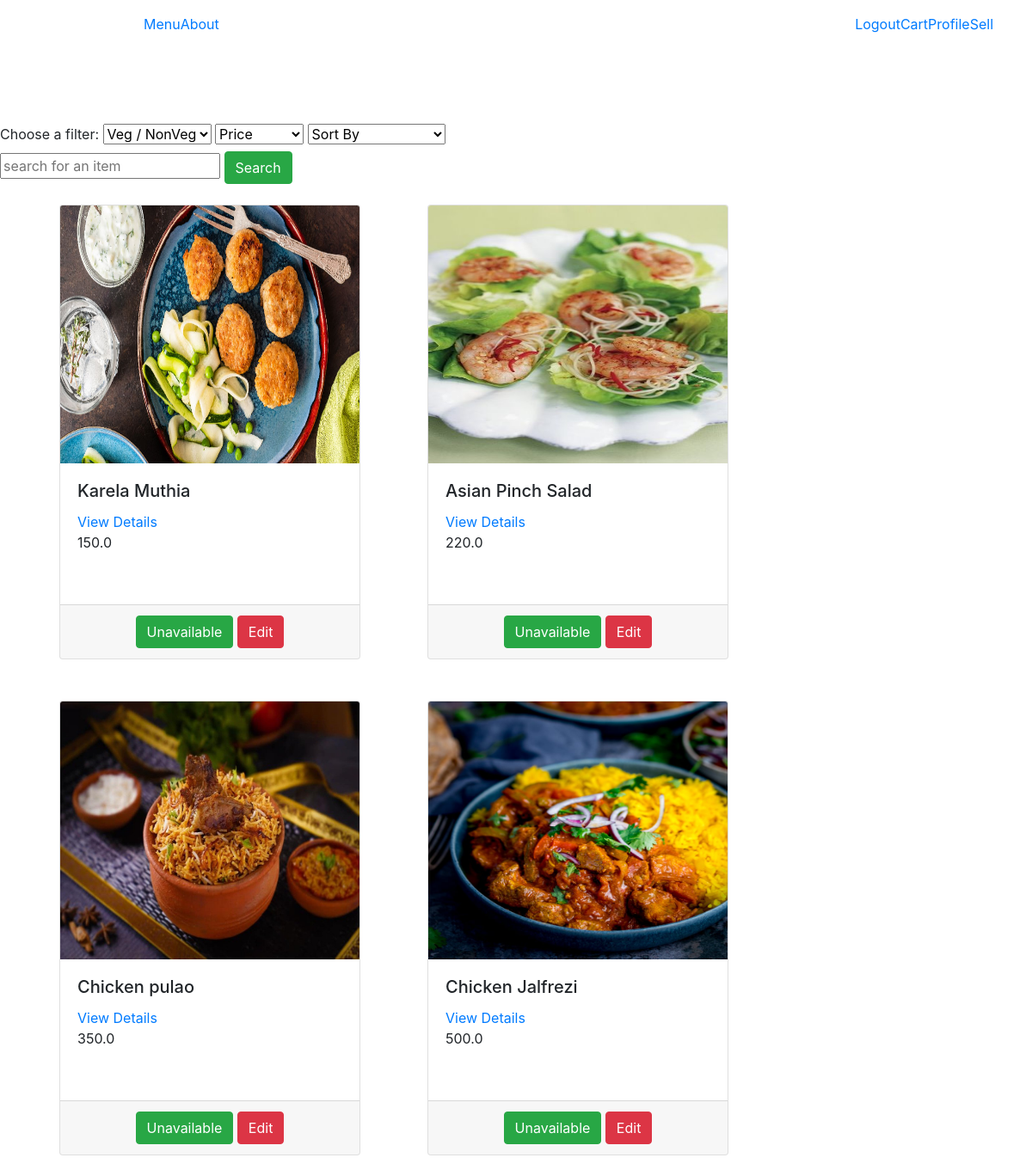
The page /chef-item-list/ (signed in) on the database as committed earlier.
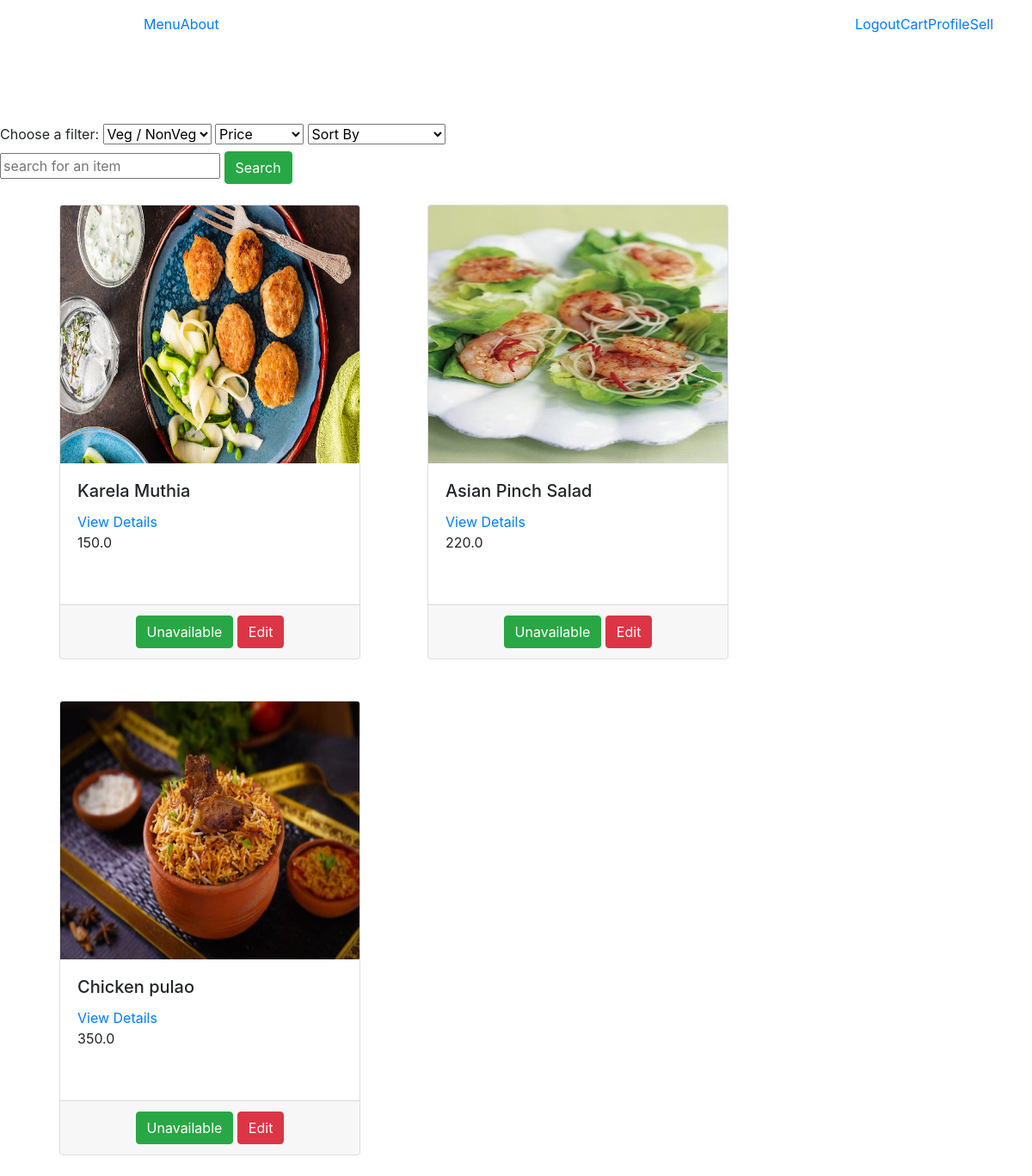
The same page on the database as committed later.
### core/models.py (models this page shows, shortened)
class Item(models.Model):
    chef = models.ForeignKey(settings.AUTH_USER_MODEL,on_delete=models.CASCADE, null=True)
    title = models.CharField(max_length=100)
    is_veg = models.BooleanField(default=True)
    available = models.BooleanField(default=True)
    price = models.FloatField()
    discount_price = models.FloatField(blank=True, null=True)
    calories = models.FloatField(default=0)
    slug = models.SlugField(unique=True)
    description = models.TextField()
    image = models.ImageField(upload_to='item_pics')
    def get_absolute_url(self):
        return reverse("core:product", kwargs={
            'slug': self.slug
        })

### core/views.py (the view, shortened to what this page needs)
# urls.py: path('chef-item-list/', chefItemList , name='chef-item-list'),
def chefItemList(request):
	return render(request, 'core/chef_item_list.html', context={'items' : Item.objects.filter(chef = request.user).all()})

### core/templates/core/chef_item_list.html (shortened to what this page needs)
{% load static %}
<!DOCTYPE html>
<html lang="en">
<head>
  <link rel="stylesheet" href="https://stackpath.bootstrapcdn.com/bootstrap/4.3.1/css/bootstrap.min.css">
</head>
<body>
  <header class="site-header">
    <nav class="navbar navbar-expand-md navbar-dark bg-steel fixed-top">
    <div class="container">
      <div class="collapse navbar-collapse" id="navbarToggle">
        <div class="navbar-nav mr-auto">
          <a class="nav-item nav-link" href="{% url 'core:menu' %}">Home  </a>
          <a class="nav-item nav-link" href="#">About </a>
        </div>
      <div class="collapse navbar-collapse" id="navbarToggle">
        <div class="navbar-nav mr-auto">
          <a href="{% url 'core:menu' %} ">Menu</a>
          <a  href="{% url 'about' %}">About</a>
        </div>
        <div class="navbar-nav">
          {% if user.is_authenticated %}
                <a  href=" {% url 'users:logout' %} ">Logout   </a>
                <a  href=" {% url 'core:order-summary' %} ">Cart  </a>
                <a  href="{% url 'users:profile' %} ">Profile  </a>
                <a href="{% url 'core:product-create' %}"> Sell</a>
          {% else %}
                <a href=" {% url 'users:login' %} ">Login</a>
                <a href=" filter/{% url 'users:signup' %} ">Register</a>
          {% endif %}
        </div>
      </div>
    </div>
    </nav>
    </header>
    <br> <br> <br> <br> <br> <br>
    <form method="POST" enctype="multipart/form-data">
      <label for="filters">Choose a filter:</label>
      <select id="filter1" name="filter1" onchange="this.form.submit()">
        <option selected="selected"> Veg / NonVeg </option>
      </select>
      <select id="filter2" name="filter2" onchange="this.form.submit()" >
        <option selected="selected"> Price </option>
      </select>
      <select id="sort" name="sort" onchange="this.form.submit()" >
        <option selected="selected"> Sort By </option>
      </select>
    </form>
  <form method="GET" action="{% url 'core:search' %}">
    <input name="q" value="{{request.GET.q}}" placeholder="search for an item">
    <button class="btn btn-success" type="submit">
      Search
    </button>
  </form>
  <div class="container">
    <div class="row">
      {% for object in items %}
      <div class="col-md-4 col-sm-4 col-lg-4 m-4">
              <div class="card">
                <img src="{{object.image.url}}" class="card-img-top" alt="{{ product.name }}" height="300" width="300">
                      <div class="card-body">
                        <h5 class="card-title"> {{ object.title }}</h5>
                        <a href="{{object.get_absolute_url}} ">View Details</a>
                        <p class="card-text">{{ object.price }}</p>
                        <span class="badge purple mr-1"> {{object.category}} </span>
                      </div>
                  <div class='card-footer text-center'>
                    {% if object.available %}
                      <a href="{% url 'core:set-item-unavailable' object.slug %}" class="btn btn-success">Unavailable</a>
                      <a href="{% url 'core:edit_item' object.slug %}" class="btn btn-danger">Edit</a>
                    {% else %}
                      <a href="{% url 'core:set-item-available' object.slug %}" class="btn btn-success">Available</a>
                      <a href="{% url 'core:edit_item' object.slug %}" class="btn btn-danger">Edit</a>
                    {% endif %}
                  </div>
               </div>
        </div>
      {% endfor %}
  </div>
  </div>
</body>
</html>

Rows that differ between the two databases and show on the page:
no longer on this page (row edited): Item: image (picture), title "Chicken Jalfrezi", price "500.0", available "Unavailable"
